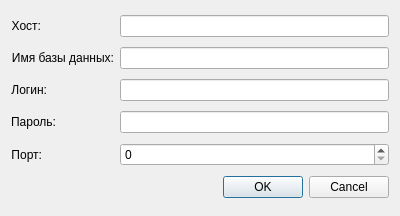
<?xml version="1.0" encoding="UTF-8"?>
<ui version="4.0">
 <class>DbData</class>
 <widget class="QDialog" name="DbData">
  <property name="geometry">
   <rect>
    <x>0</x>
    <y>0</y>
    <width>400</width>
    <height>216</height>
   </rect>
  </property>
  <property name="windowTitle">
   <string>Connect to DB</string>
  </property>
  <layout class="QGridLayout" name="gridLayout">
   <item row="0" column="0">
    <widget class="QLabel" name="lb_host">
     <property name="sizePolicy">
      <sizepolicy hsizetype="Fixed" vsizetype="Minimum">
       <horstretch>35</horstretch>
       <verstretch>0</verstretch>
      </sizepolicy>
     </property>
     <property name="text">
      <string>Хост:</string>
     </property>
     <property name="alignment">
      <set>Qt::AlignmentFlag::AlignRight|Qt::AlignmentFlag::AlignTrailing|Qt::AlignmentFlag::AlignVCenter</set>
     </property>
    </widget>
   </item>
   <item row="0" column="1">
    <widget class="QLineEdit" name="le_host">
     <property name="sizePolicy">
      <sizepolicy hsizetype="Minimum" vsizetype="Fixed">
       <horstretch>0</horstretch>
       <verstretch>0</verstretch>
      </sizepolicy>
     </property>
    </widget>
   </item>
   <item row="1" column="0">
    <widget class="QLabel" name="lb_dbName">
     <property name="sizePolicy">
      <sizepolicy hsizetype="Maximum" vsizetype="Preferred">
       <horstretch>0</horstretch>
       <verstretch>0</verstretch>
      </sizepolicy>
     </property>
     <property name="text">
      <string>Имя базы данных:</string>
     </property>
     <property name="alignment">
      <set>Qt::AlignmentFlag::AlignRight|Qt::AlignmentFlag::AlignTrailing|Qt::AlignmentFlag::AlignVCenter</set>
     </property>
    </widget>
   </item>
   <item row="1" column="1">
    <widget class="QLineEdit" name="le_dbName">
     <property name="sizePolicy">
      <sizepolicy hsizetype="Preferred" vsizetype="Fixed">
       <horstretch>0</horstretch>
       <verstretch>0</verstretch>
      </sizepolicy>
     </property>
    </widget>
   </item>
   <item row="2" column="0">
    <widget class="QLabel" name="lb_login">
     <property name="sizePolicy">
      <sizepolicy hsizetype="Maximum" vsizetype="Preferred">
       <horstretch>0</horstretch>
       <verstretch>0</verstretch>
      </sizepolicy>
     </property>
     <property name="text">
      <string>Логин:</string>
     </property>
     <property name="alignment">
      <set>Qt::AlignmentFlag::AlignRight|Qt::AlignmentFlag::AlignTrailing|Qt::AlignmentFlag::AlignVCenter</set>
     </property>
    </widget>
   </item>
   <item row="2" column="1">
    <widget class="QLineEdit" name="le_login">
     <property name="sizePolicy">
      <sizepolicy hsizetype="Preferred" vsizetype="Fixed">
       <horstretch>0</horstretch>
       <verstretch>0</verstretch>
      </sizepolicy>
     </property>
    </widget>
   </item>
   <item row="3" column="0">
    <widget class="QLabel" name="lb_pass">
     <property name="sizePolicy">
      <sizepolicy hsizetype="Maximum" vsizetype="Preferred">
       <horstretch>0</horstretch>
       <verstretch>0</verstretch>
      </sizepolicy>
     </property>
     <property name="text">
      <string>Пароль:</string>
     </property>
     <property name="alignment">
      <set>Qt::AlignmentFlag::AlignRight|Qt::AlignmentFlag::AlignTrailing|Qt::AlignmentFlag::AlignVCenter</set>
     </property>
    </widget>
   </item>
   <item row="3" column="1">
    <widget class="QLineEdit" name="le_pass">
     <property name="sizePolicy">
      <sizepolicy hsizetype="Preferred" vsizetype="Fixed">
       <horstretch>0</horstretch>
       <verstretch>0</verstretch>
      </sizepolicy>
     </property>
     <property name="echoMode">
      <enum>QLineEdit::EchoMode::Password</enum>
     </property>
    </widget>
   </item>
   <item row="4" column="0">
    <widget class="QLabel" name="lb_port">
     <property name="sizePolicy">
      <sizepolicy hsizetype="Maximum" vsizetype="Preferred">
       <horstretch>0</horstretch>
       <verstretch>0</verstretch>
      </sizepolicy>
     </property>
     <property name="text">
      <string>Порт:</string>
     </property>
     <property name="alignment">
      <set>Qt::AlignmentFlag::AlignRight|Qt::AlignmentFlag::AlignTrailing|Qt::AlignmentFlag::AlignVCenter</set>
     </property>
    </widget>
   </item>
   <item row="4" column="1">
    <widget class="QSpinBox" name="spB_port">
     <property name="sizePolicy">
      <sizepolicy hsizetype="Preferred" vsizetype="Fixed">
       <horstretch>0</horstretch>
       <verstretch>0</verstretch>
      </sizepolicy>
     </property>
     <property name="maximum">
      <number>65535</number>
     </property>
    </widget>
   </item>
   <item row="5" column="0" colspan="2">
    <widget class="QDialogButtonBox" name="buttonBox">
     <property name="orientation">
      <enum>Qt::Orientation::Horizontal</enum>
     </property>
     <property name="standardButtons">
      <set>QDialogButtonBox::StandardButton::Cancel|QDialogButtonBox::StandardButton::Ok</set>
     </property>
    </widget>
   </item>
  </layout>
 </widget>
 <resources/>
 <connections>
  <connection>
   <sender>buttonBox</sender>
   <signal>accepted()</signal>
   <receiver>DbData</receiver>
   <slot>accept()</slot>
   <hints>
    <hint type="sourcelabel">
     <x>248</x>
     <y>254</y>
    </hint>
    <hint type="destinationlabel">
     <x>157</x>
     <y>274</y>
    </hint>
   </hints>
  </connection>
  <connection>
   <sender>buttonBox</sender>
   <signal>rejected()</signal>
   <receiver>DbData</receiver>
   <slot>reject()</slot>
   <hints>
    <hint type="sourcelabel">
     <x>316</x>
     <y>260</y>
    </hint>
    <hint type="destinationlabel">
     <x>286</x>
     <y>274</y>
    </hint>
   </hints>
  </connection>
 </connections>
</ui>
